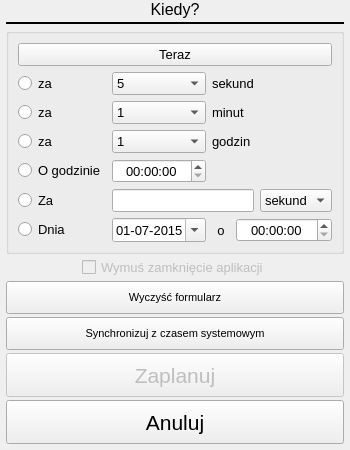
      <widget class="QWidget" name="Page_When">
       <layout class="QGridLayout" name="gridLayout_3">
        <property name="leftMargin">
         <number>6</number>
        </property>
        <property name="topMargin">
         <number>0</number>
        </property>
        <property name="rightMargin">
         <number>6</number>
        </property>
        <property name="bottomMargin">
         <number>6</number>
        </property>
        <property name="horizontalSpacing">
         <number>6</number>
        </property>
        <property name="verticalSpacing">
         <number>3</number>
        </property>
        <item row="2" column="0">
         <widget class="QGroupBox" name="groupBox">
          <property name="font">
           <font>
            <pointsize>10</pointsize>
           </font>
          </property>
          <property name="title">
           <string/>
          </property>
          <property name="alignment">
           <set>Qt::AlignCenter</set>
          </property>
          <layout class="QGridLayout" name="gridLayout">
           <item row="1" column="0">
            <widget class="QRadioButton" name="When_Mode_SecondsRB">
             <property name="enabled">
              <bool>true</bool>
             </property>
             <property name="text">
              <string>za</string>
             </property>
             <property name="checked">
              <bool>false</bool>
             </property>
            </widget>
           </item>
           <item row="1" column="1">
            <widget class="QComboBox" name="When_Mode_Seconds_Choose">
             <property name="enabled">
              <bool>true</bool>
             </property>
             <property name="cursor">
              <cursorShape>PointingHandCursor</cursorShape>
             </property>
             <item>
              <property name="text">
               <string notr="true">5</string>
              </property>
             </item>
             <item>
              <property name="text">
               <string notr="true">10</string>
              </property>
             </item>
             <item>
              <property name="text">
               <string notr="true">15</string>
              </property>
             </item>
             <item>
              <property name="text">
               <string notr="true">20</string>
              </property>
             </item>
             <item>
              <property name="text">
               <string notr="true">25</string>
              </property>
             </item>
             <item>
              <property name="text">
               <string notr="true">30</string>
              </property>
             </item>
             <item>
              <property name="text">
               <string notr="true">35</string>
              </property>
             </item>
             <item>
              <property name="text">
               <string notr="true">40</string>
              </property>
             </item>
             <item>
              <property name="text">
               <string notr="true">45</string>
              </property>
             </item>
             <item>
              <property name="text">
               <string notr="true">50</string>
              </property>
             </item>
             <item>
              <property name="text">
               <string notr="true">55</string>
              </property>
             </item>
             <item>
              <property name="text">
               <string notr="true">60</string>
              </property>
             </item>
            </widget>
           </item>
           <item row="1" column="2" colspan="2">
            <widget class="QLabel" name="label_9">
             <property name="enabled">
              <bool>true</bool>
             </property>
             <property name="text">
              <string>sekund</string>
             </property>
            </widget>
           </item>
           <item row="2" column="0">
            <widget class="QRadioButton" name="When_Mode_MinutesRB">
             <property name="text">
              <string>za</string>
             </property>
             <property name="checkable">
              <bool>true</bool>
             </property>
             <property name="checked">
              <bool>false</bool>
             </property>
            </widget>
           </item>
           <item row="2" column="1">
            <widget class="QComboBox" name="When_Mode_Minutes_Choose">
             <property name="cursor">
              <cursorShape>PointingHandCursor</cursorShape>
             </property>
             <item>
              <property name="text">
               <string notr="true">1</string>
              </property>
             </item>
             <item>
              <property name="text">
               <string notr="true">2</string>
              </property>
             </item>
             <item>
              <property name="text">
               <string notr="true">3</string>
              </property>
             </item>
             <item>
              <property name="text">
               <string notr="true">4</string>
              </property>
             </item>
             <item>
              <property name="text">
               <string notr="true">5</string>
              </property>
             </item>
             <item>
              <property name="text">
               <string notr="true">10</string>
              </property>
             </item>
             <item>
              <property name="text">
               <string notr="true">15</string>
              </property>
             </item>
             <item>
              <property name="text">
               <string notr="true">20</string>
              </property>
             </item>
             <item>
              <property name="text">
               <string notr="true">25</string>
              </property>
             </item>
             <item>
              <property name="text">
               <string notr="true">30</string>
              </property>
             </item>
             <item>
              <property name="text">
               <string notr="true">35</string>
              </property>
             </item>
             <item>
              <property name="text">
               <string notr="true">40</string>
              </property>
             </item>
             <item>
              <property name="text">
               <string notr="true">45</string>
              </property>
             </item>
             <item>
              <property name="text">
               <string notr="true">50</string>
              </property>
             </item>
             <item>
              <property name="text">
               <string notr="true">55</string>
              </property>
             </item>
             <item>
              <property name="text">
               <string notr="true">60</string>
              </property>
             </item>
            </widget>
           </item>
           <item row="2" column="2" colspan="2">
            <widget class="QLabel" name="label_8">
             <property name="text">
              <string>minut</string>
             </property>
            </widget>
           </item>
           <item row="3" column="0">
            <widget class="QRadioButton" name="When_Mode_HoursRB">
             <property name="text">
              <string>za</string>
             </property>
            </widget>
           </item>
           <item row="3" column="1">
            <widget class="QComboBox" name="When_Mode_Hours_Choose">
             <property name="cursor">
              <cursorShape>PointingHandCursor</cursorShape>
             </property>
             <item>
              <property name="text">
               <string notr="true">1</string>
              </property>
             </item>
             <item>
              <property name="text">
               <string notr="true">2</string>
              </property>
             </item>
             <item>
              <property name="text">
               <string notr="true">3</string>
              </property>
             </item>
             <item>
              <property name="text">
               <string notr="true">4</string>
              </property>
             </item>
             <item>
              <property name="text">
               <string notr="true">5</string>
              </property>
             </item>
             <item>
              <property name="text">
               <string notr="true">6</string>
              </property>
             </item>
             <item>
              <property name="text">
               <string notr="true">7</string>
              </property>
             </item>
             <item>
              <property name="text">
               <string notr="true">8</string>
              </property>
             </item>
             <item>
              <property name="text">
               <string notr="true">9</string>
              </property>
             </item>
             <item>
              <property name="text">
               <string notr="true">10</string>
              </property>
             </item>
             <item>
              <property name="text">
               <string notr="true">11</string>
              </property>
             </item>
             <item>
              <property name="text">
               <string notr="true">12</string>
              </property>
             </item>
             <item>
              <property name="text">
               <string notr="true">15</string>
              </property>
             </item>
             <item>
              <property name="text">
               <string notr="true">18</string>
              </property>
             </item>
             <item>
              <property name="text">
               <string notr="true">21</string>
              </property>
             </item>
             <item>
              <property name="text">
               <string notr="true">24</string>
              </property>
             </item>
            </widget>
           </item>
           <item row="3" column="2" colspan="2">
            <widget class="QLabel" name="label_7">
             <property name="text">
              <string>godzin</string>
             </property>
            </widget>
           </item>
           <item row="4" column="0">
            <widget class="QRadioButton" name="When_Mode_AtHourRB">
             <property name="text">
              <string>O godzinie</string>
             </property>
            </widget>
           </item>
           <item row="4" column="1">
            <widget class="QTimeEdit" name="When_Mode_AtHour_Time">
             <property name="cursor">
              <cursorShape>IBeamCursor</cursorShape>
             </property>
             <property name="layoutDirection">
              <enum>Qt::LeftToRight</enum>
             </property>
             <property name="alignment">
              <set>Qt::AlignCenter</set>
             </property>
             <property name="specialValueText">
              <string notr="true"/>
             </property>
             <property name="minimumTime">
              <time>
               <hour>0</hour>
               <minute>0</minute>
               <second>0</second>
              </time>
             </property>
             <property name="currentSection">
              <enum>QDateTimeEdit::HourSection</enum>
             </property>
             <property name="displayFormat">
              <string notr="true">HH:mm:ss</string>
             </property>
             <property name="calendarPopup">
              <bool>true</bool>
             </property>
             <property name="time">
              <time>
               <hour>0</hour>
               <minute>0</minute>
               <second>0</second>
              </time>
             </property>
            </widget>
           </item>
           <item row="5" column="0">
            <widget class="QRadioButton" name="When_Mode_CustomRB">
             <property name="focusPolicy">
              <enum>Qt::StrongFocus</enum>
             </property>
             <property name="layoutDirection">
              <enum>Qt::LeftToRight</enum>
             </property>
             <property name="text">
              <string>Za</string>
             </property>
            </widget>
           </item>
           <item row="5" column="1" colspan="3">
            <widget class="QLineEdit" name="When_Mode_Custom_Quantity">
             <property name="inputMask">
              <string notr="true"/>
             </property>
             <property name="text">
              <string notr="true"/>
             </property>
             <property name="maxLength">
              <number>9</number>
             </property>
             <property name="alignment">
              <set>Qt::AlignCenter</set>
             </property>
             <property name="clearButtonEnabled">
              <bool>true</bool>
             </property>
            </widget>
           </item>
           <item row="5" column="4">
            <widget class="QComboBox" name="When_Mode_Custom_Unit">
             <property name="cursor">
              <cursorShape>PointingHandCursor</cursorShape>
             </property>
             <item>
              <property name="text">
               <string>sekund</string>
              </property>
             </item>
             <item>
              <property name="text">
               <string>minut</string>
              </property>
             </item>
             <item>
              <property name="text">
               <string>godzin</string>
              </property>
             </item>
            </widget>
           </item>
           <item row="6" column="0">
            <widget class="QRadioButton" name="When_Mode_AtDateRB">
             <property name="enabled">
              <bool>true</bool>
             </property>
             <property name="text">
              <string>Dnia</string>
             </property>
            </widget>
           </item>
           <item row="6" column="1">
            <widget class="QDateEdit" name="When_Mode_AtDate_Date">
             <property name="enabled">
              <bool>true</bool>
             </property>
             <property name="cursor">
              <cursorShape>IBeamCursor</cursorShape>
             </property>
             <property name="alignment">
              <set>Qt::AlignCenter</set>
             </property>
             <property name="minimumDateTime">
              <datetime>
               <hour>0</hour>
               <minute>0</minute>
               <second>0</second>
               <year>1990</year>
               <month>1</month>
               <day>1</day>
              </datetime>
             </property>
             <property name="displayFormat">
              <string notr="true">dd-MM-yyyy</string>
             </property>
             <property name="calendarPopup">
              <bool>true</bool>
             </property>
             <property name="date">
              <date>
               <year>2015</year>
               <month>7</month>
               <day>1</day>
              </date>
             </property>
            </widget>
           </item>
           <item row="6" column="2">
            <widget class="QLabel" name="label_6">
             <property name="enabled">
              <bool>true</bool>
             </property>
             <property name="text">
              <string>o</string>
             </property>
             <property name="alignment">
              <set>Qt::AlignCenter</set>
             </property>
            </widget>
           </item>
           <item row="6" column="3" colspan="2">
            <widget class="QTimeEdit" name="When_Mode_AtDate_Time">
             <property name="enabled">
              <bool>true</bool>
             </property>
             <property name="cursor">
              <cursorShape>IBeamCursor</cursorShape>
             </property>
             <property name="layoutDirection">
              <enum>Qt::LeftToRight</enum>
             </property>
             <property name="alignment">
              <set>Qt::AlignCenter</set>
             </property>
             <property name="specialValueText">
              <string notr="true"/>
             </property>
             <property name="minimumTime">
              <time>
               <hour>0</hour>
               <minute>0</minute>
               <second>0</second>
              </time>
             </property>
             <property name="currentSection">
              <enum>QDateTimeEdit::HourSection</enum>
             </property>
             <property name="displayFormat">
              <string notr="true">HH:mm:ss</string>
             </property>
             <property name="calendarPopup">
              <bool>true</bool>
             </property>
             <property name="time">
              <time>
               <hour>0</hour>
               <minute>0</minute>
               <second>0</second>
              </time>
             </property>
            </widget>
           </item>
           <item row="0" column="0" colspan="5">
            <widget class="QPushButton" name="When_Mode_Now">
             <property name="text">
              <string>Teraz</string>
             </property>
            </widget>
           </item>
          </layout>
         </widget>
        </item>
        <item row="0" column="0">
         <widget class="QLabel" name="label_16">
          <property name="font">
           <font>
            <pointsize>12</pointsize>
           </font>
          </property>
          <property name="text">
           <string>Kiedy?</string>
          </property>
          <property name="alignment">
           <set>Qt::AlignCenter</set>
          </property>
         </widget>
        </item>
        <item row="5" column="0">
         <widget class="MyButton" name="When_TimeSyncButton">
          <property name="minimumSize">
           <size>
            <width>0</width>
            <height>33</height>
           </size>
          </property>
          <property name="font">
           <font>
            <pointsize>8</pointsize>
           </font>
          </property>
          <property name="text">
           <string>Synchronizuj z czasem systemowym</string>
          </property>
          <property name="iconSize">
           <size>
            <width>25</width>
            <height>25</height>
           </size>
          </property>
         </widget>
        </item>
        <item row="1" column="0">
         <widget class="Line" name="line_15">
          <property name="frameShadow">
           <enum>QFrame::Plain</enum>
          </property>
          <property name="lineWidth">
           <number>2</number>
          </property>
          <property name="midLineWidth">
           <number>1</number>
          </property>
          <property name="orientation">
           <enum>Qt::Horizontal</enum>
          </property>
         </widget>
        </item>
        <item row="7" column="0">
         <widget class="MyButton" name="When_Cancel">
          <property name="enabled">
           <bool>true</bool>
          </property>
          <property name="minimumSize">
           <size>
            <width>0</width>
            <height>44</height>
           </size>
          </property>
          <property name="font">
           <font>
            <pointsize>16</pointsize>
            <weight>50</weight>
            <bold>false</bold>
           </font>
          </property>
          <property name="cursor">
           <cursorShape>ArrowCursor</cursorShape>
          </property>
          <property name="contextMenuPolicy">
           <enum>Qt::NoContextMenu</enum>
          </property>
          <property name="text">
           <string>Anuluj</string>
          </property>
          <property name="iconSize">
           <size>
            <width>36</width>
            <height>36</height>
           </size>
          </property>
          <property name="autoDefault">
           <bool>false</bool>
          </property>
          <property name="default">
           <bool>false</bool>
          </property>
          <property name="flat">
           <bool>false</bool>
          </property>
         </widget>
        </item>
        <item row="3" column="0">
         <layout class="QHBoxLayout" name="horizontalLayout">
          <item>
           <spacer name="horizontalSpacer">
            <property name="orientation">
             <enum>Qt::Horizontal</enum>
            </property>
            <property name="sizeHint" stdset="0">
             <size>
              <width>40</width>
              <height>20</height>
             </size>
            </property>
           </spacer>
          </item>
          <item>
           <widget class="QCheckBox" name="When_ForceCB">
            <property name="enabled">
             <bool>false</bool>
            </property>
            <property name="font">
             <font>
              <pointsize>10</pointsize>
             </font>
            </property>
            <property name="text">
             <string>Wymuś zamknięcie aplikacji</string>
            </property>
            <property name="checked">
             <bool>false</bool>
            </property>
           </widget>
          </item>
          <item>
           <spacer name="horizontalSpacer_2">
            <property name="orientation">
             <enum>Qt::Horizontal</enum>
            </property>
            <property name="sizeHint" stdset="0">
             <size>
              <width>40</width>
              <height>20</height>
             </size>
            </property>
           </spacer>
          </item>
         </layout>
        </item>
        <item row="6" column="0">
         <widget class="MyButton" name="When_AddTask">
          <property name="enabled">
           <bool>false</bool>
          </property>
          <property name="minimumSize">
           <size>
            <width>0</width>
            <height>44</height>
           </size>
          </property>
          <property name="font">
           <font>
            <pointsize>16</pointsize>
            <weight>50</weight>
            <bold>false</bold>
           </font>
          </property>
          <property name="cursor">
           <cursorShape>ArrowCursor</cursorShape>
          </property>
          <property name="contextMenuPolicy">
           <enum>Qt::NoContextMenu</enum>
          </property>
          <property name="text">
           <string>Zaplanuj</string>
          </property>
          <property name="iconSize">
           <size>
            <width>36</width>
            <height>36</height>
           </size>
          </property>
          <property name="autoDefault">
           <bool>false</bool>
          </property>
          <property name="default">
           <bool>false</bool>
          </property>
          <property name="flat">
           <bool>false</bool>
          </property>
         </widget>
        </item>
        <item row="4" column="0">
         <widget class="MyButton" name="When_ClearForm">
          <property name="minimumSize">
           <size>
            <width>0</width>
            <height>33</height>
           </size>
          </property>
          <property name="font">
           <font>
            <pointsize>8</pointsize>
           </font>
          </property>
          <property name="text">
           <string>Wyczyść formularz</string>
          </property>
          <property name="iconSize">
           <size>
            <width>25</width>
            <height>25</height>
           </size>
          </property>
         </widget>
        </item>
       </layout>
       <zorder>groupBox</zorder>
       <zorder>label_16</zorder>
       <zorder>line_15</zorder>
       <zorder>When_TimeSyncButton</zorder>
       <zorder>When_AddTask</zorder>
       <zorder>When_Cancel</zorder>
       <zorder>When_ClearForm</zorder>
      </widget>
